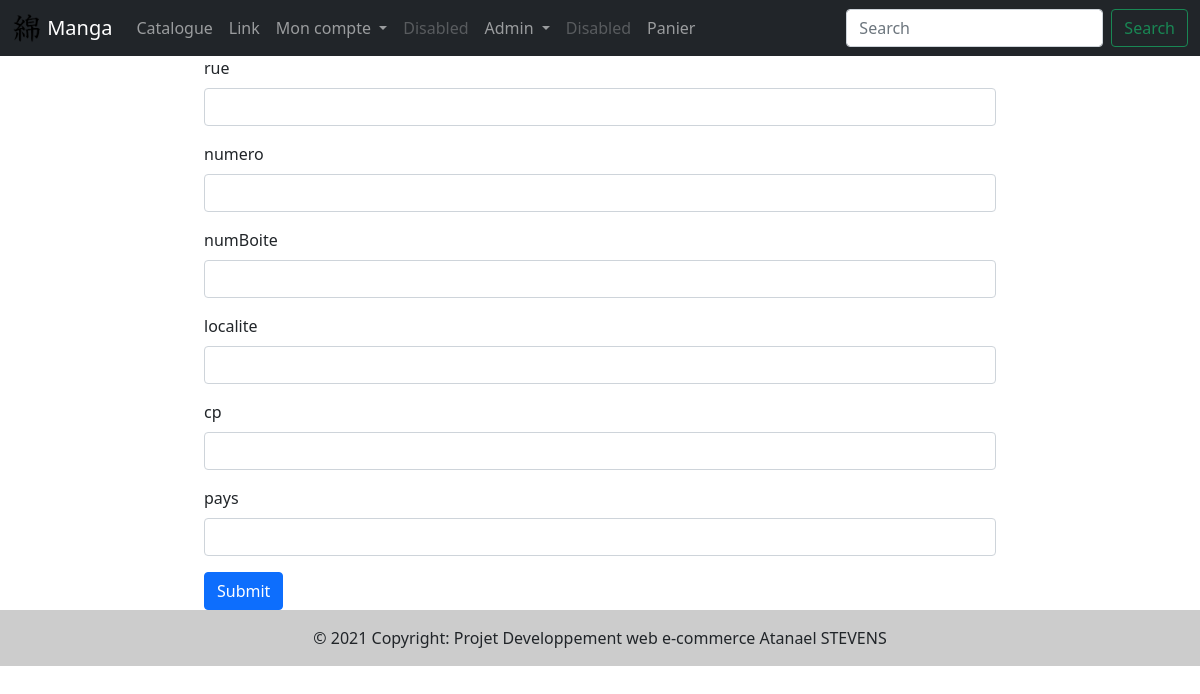
The app's page /projetWeb/profil/update/1 (signed in), older data.
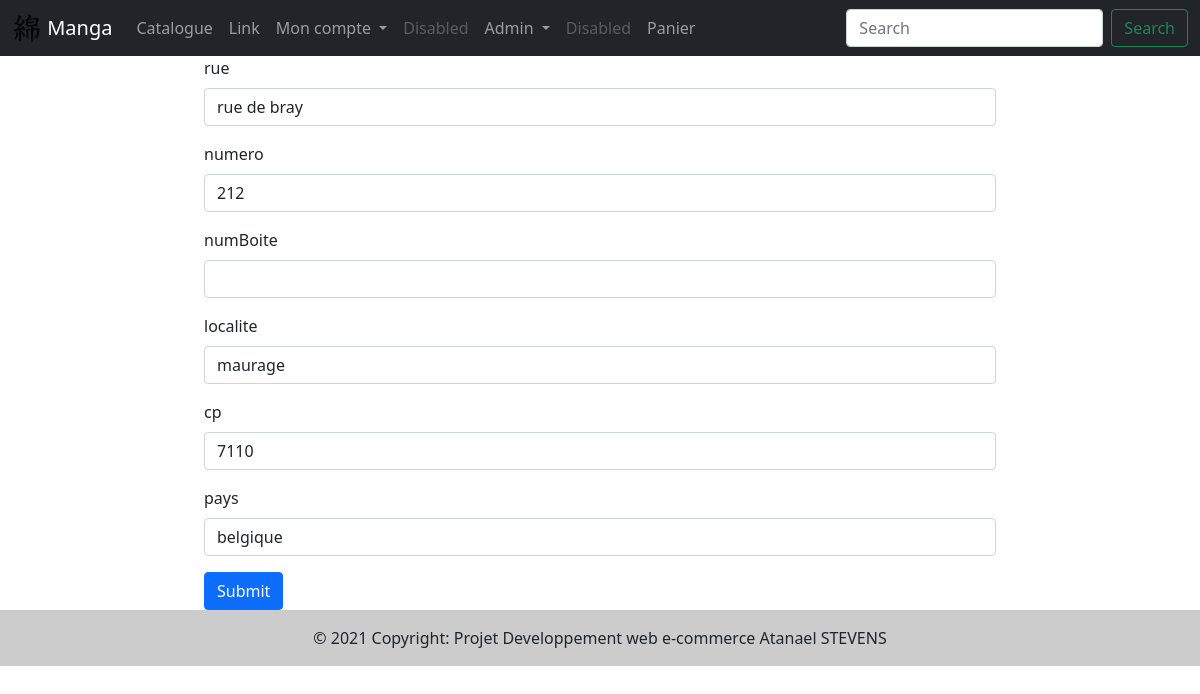
The same page, newer data.
### tables this page shows
CREATE TABLE IF NOT EXISTS addresse(
    id INTEGER PRIMARY KEY AUTO_INCREMENT,
    rue VARCHAR(255),
    numero VARCHAR(255),
    numBoite VARCHAR(255),
    cp VARCHAR(255),
    localite VARCHAR(255),
    pays VARCHAR(255),
    id_userdb INTEGER,
    del BOOLEAN,
    FOREIGN KEY (id_userdb)
	REFERENCES userDB(id) ON UPDATE CASCADE ON DELETE NO ACTION
);

### model/Connection.php (called while the page is built)
<?php
class Connection {
    public static function getPDO():PDO
    {
         return new PDO(DBDSN,DBUSERNAME,DBPASSWORD,[
            PDO::ATTR_ERRMODE=>PDO::ERRMODE_EXCEPTION
        ]);
    }
}

### model/Sql.php (called while the page is built, shortened)
<?php
abstract class Sql{
    public function __construct(){
        $this->pdo = Connection::getPDO();
    }
}

### model/SqlNotObject.php (called while the page is built, shortened)
<?php
class SqlnotObject extends Sql{
    public function selectAddresse($id,$isid){
        $sql="select rue,numero,numBoite,cp,localite,pays,id from addresse where del=true";
        if($isid){
           $sql.=" and id=:id";
        }else{
            $sql.=" and id_userdb=:id";
        }
        $query=$this->pdo->prepare($sql);
        $query->execute(array('id'=>$id));
        $result=$query->fetchall();
        return $result;
    }
}

### view/updateAdresse.php (the view)
<div class="row">
    <div class="col-sm-2"></div>
    <div class="col-sm-8">
        <form method="post">
            <div class="mb-3">
                <label for="exampleInputTitre" class="form-label">rue </label>
                <input type="text" class="form-control" id="rue" aria-describedby="rueHelp" name="rue" value="<?=$adresse[0][0]?>" required>
            </div>
            <div class="mb-3">
                <label for="exampleDesinateur" class="form-label">numero </label>
                <input type="text" class="form-control" id="numero" aria-describedby="numeroHelp" name="numero" value="<?=$adresse[0][1]?>" required>
            </div>
            <div class="mb-3">
                <label for="exampleScenariste" class="form-label">numBoite </label>
                <input type="text" class="form-control" id="numBoite" aria-describedby="numBoiteHelp" name="numBoite" value="<?=$adresse[0][2]?>">
            </div>
            <div class="mb-3">
                <label for="exampleInputTitre" class="form-label">localite </label>
                <input type="text" class="form-control" id="localite" aria-describedby="localiteHelp" name="localite" value="<?=$adresse[0][4]?>" required>
            </div>
            <div class="mb-3">
                <label for="exampleediteur" class="form-label">cp </label>
                <input type="text" class="form-control" id="cp" aria-describedby="cpHelp" name="cp" value="<?=$adresse[0][3]?>" required>
            </div>
            <div class="mb-3">
                <label for="exampleediteur" class="form-label">pays </label>
                <input type="text" class="form-control" id="pays" aria-describedby="paysHelp" name="pays" value="<?=$adresse[0][5]?>" required>
            </div>
            <button type="submit" class="btn btn-primary">Submit</button>
        </form>
    </div>
    <div class="col-sm-2"></div>
</div>

Row changes from the older to the newer data that the page shows:
now on this page (row edited): addresse: rue "rue de bray", numero "212", localite "maurage", cp "7110", pays "belgique"
